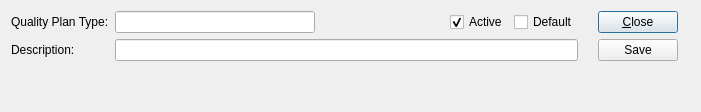
<?xml version="1.0" encoding="UTF-8"?>
<ui version="4.0">
 <comment>This file is part of the Quality Package for xTuple ERP, and is
 Copyright (c) 1999-2017 by OpenMFG LLC, d/b/a xTuple.
 It is licensed to you under the xTuple End-User License Agreement
 (&quot;the EULA&quot;), the full text of which is available at www.xtuple.com/EULA
 While the EULA gives you access to source code and encourages your
 involvement in the development process, this Package is not free software.
 By using this software, you agree to be bound by the terms of the EULA.</comment>
 <class>qplantype</class>
 <widget class="QDialog" name="qplantype">
  <property name="geometry">
   <rect>
    <x>0</x>
    <y>0</y>
    <width>701</width>
    <height>112</height>
   </rect>
  </property>
  <property name="windowTitle">
   <string>Quality Plan Type</string>
  </property>
  <layout class="QVBoxLayout" name="verticalLayout_2">
   <item>
    <layout class="QHBoxLayout" name="horizontalLayout_3">
     <item>
      <layout class="QGridLayout" name="gridLayout_2">
       <item row="0" column="0">
        <widget class="QLabel" name="_nameLit">
         <property name="text">
          <string>Quality Plan Type:</string>
         </property>
         <property name="buddy">
          <cstring>_name</cstring>
         </property>
        </widget>
       </item>
       <item row="1" column="0">
        <widget class="QLabel" name="_descripLit">
         <property name="text">
          <string>Description:</string>
         </property>
        </widget>
       </item>
       <item row="0" column="1">
        <layout class="QHBoxLayout" name="horizontalLayout">
         <item>
          <widget class="XLineEdit" name="_name">
           <property name="minimumSize">
            <size>
             <width>200</width>
             <height>0</height>
            </size>
           </property>
          </widget>
         </item>
         <item>
          <spacer name="horizontalSpacer">
           <property name="orientation">
            <enum>Qt::Horizontal</enum>
           </property>
           <property name="sizeHint" stdset="0">
            <size>
             <width>40</width>
             <height>20</height>
            </size>
           </property>
          </spacer>
         </item>
         <item>
          <widget class="QCheckBox" name="_active">
           <property name="text">
            <string>Active</string>
           </property>
           <property name="checked">
            <bool>true</bool>
           </property>
          </widget>
         </item>
         <item>
          <widget class="QCheckBox" name="_default">
           <property name="text">
            <string>Default</string>
           </property>
          </widget>
         </item>
        </layout>
       </item>
       <item row="1" column="1">
        <widget class="QLineEdit" name="_desc">
         <property name="minimumSize">
          <size>
           <width>200</width>
           <height>0</height>
          </size>
         </property>
        </widget>
       </item>
      </layout>
     </item>
     <item>
      <layout class="QVBoxLayout" name="verticalLayout">
       <property name="leftMargin">
        <number>14</number>
       </property>
       <property name="rightMargin">
        <number>12</number>
       </property>
       <item>
        <widget class="QPushButton" name="_close">
         <property name="text">
          <string>&amp;Close</string>
         </property>
         <property name="shortcut">
          <string>Ctrl+C</string>
         </property>
        </widget>
       </item>
       <item>
        <widget class="QPushButton" name="_save">
         <property name="text">
          <string>Save</string>
         </property>
         <property name="shortcut">
          <string>Return</string>
         </property>
        </widget>
       </item>
       <item>
        <spacer name="verticalSpacer">
         <property name="orientation">
          <enum>Qt::Vertical</enum>
         </property>
         <property name="sizeType">
          <enum>QSizePolicy::Preferred</enum>
         </property>
         <property name="sizeHint" stdset="0">
          <size>
           <width>20</width>
           <height>0</height>
          </size>
         </property>
        </spacer>
       </item>
      </layout>
     </item>
    </layout>
   </item>
   <item>
    <spacer name="verticalSpacer_2">
     <property name="orientation">
      <enum>Qt::Vertical</enum>
     </property>
     <property name="sizeHint" stdset="0">
      <size>
       <width>20</width>
       <height>40</height>
      </size>
     </property>
    </spacer>
   </item>
  </layout>
 </widget>
 <customwidgets>
  <customwidget>
   <class>XLineEdit</class>
   <extends>QLineEdit</extends>
   <header>xlineedit.h</header>
  </customwidget>
 </customwidgets>
 <tabstops>
  <tabstop>_name</tabstop>
  <tabstop>_desc</tabstop>
  <tabstop>_active</tabstop>
  <tabstop>_default</tabstop>
  <tabstop>_save</tabstop>
  <tabstop>_close</tabstop>
 </tabstops>
 <resources/>
 <connections>
  <connection>
   <sender>_close</sender>
   <signal>clicked()</signal>
   <receiver>qplantype</receiver>
   <slot>close()</slot>
   <hints>
    <hint type="sourcelabel">
     <x>335</x>
     <y>31</y>
    </hint>
    <hint type="destinationlabel">
     <x>246</x>
     <y>7</y>
    </hint>
   </hints>
  </connection>
 </connections>
</ui>
